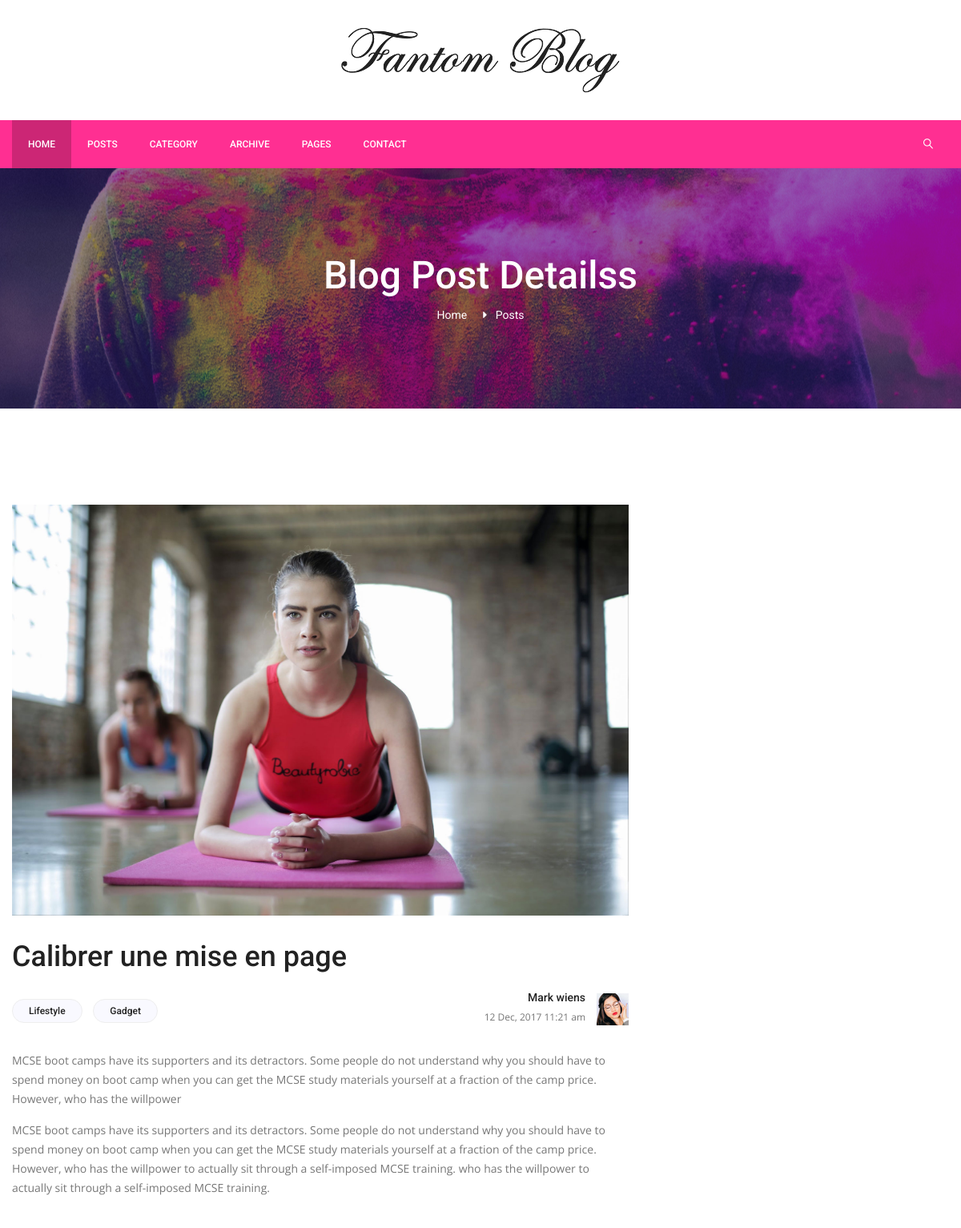
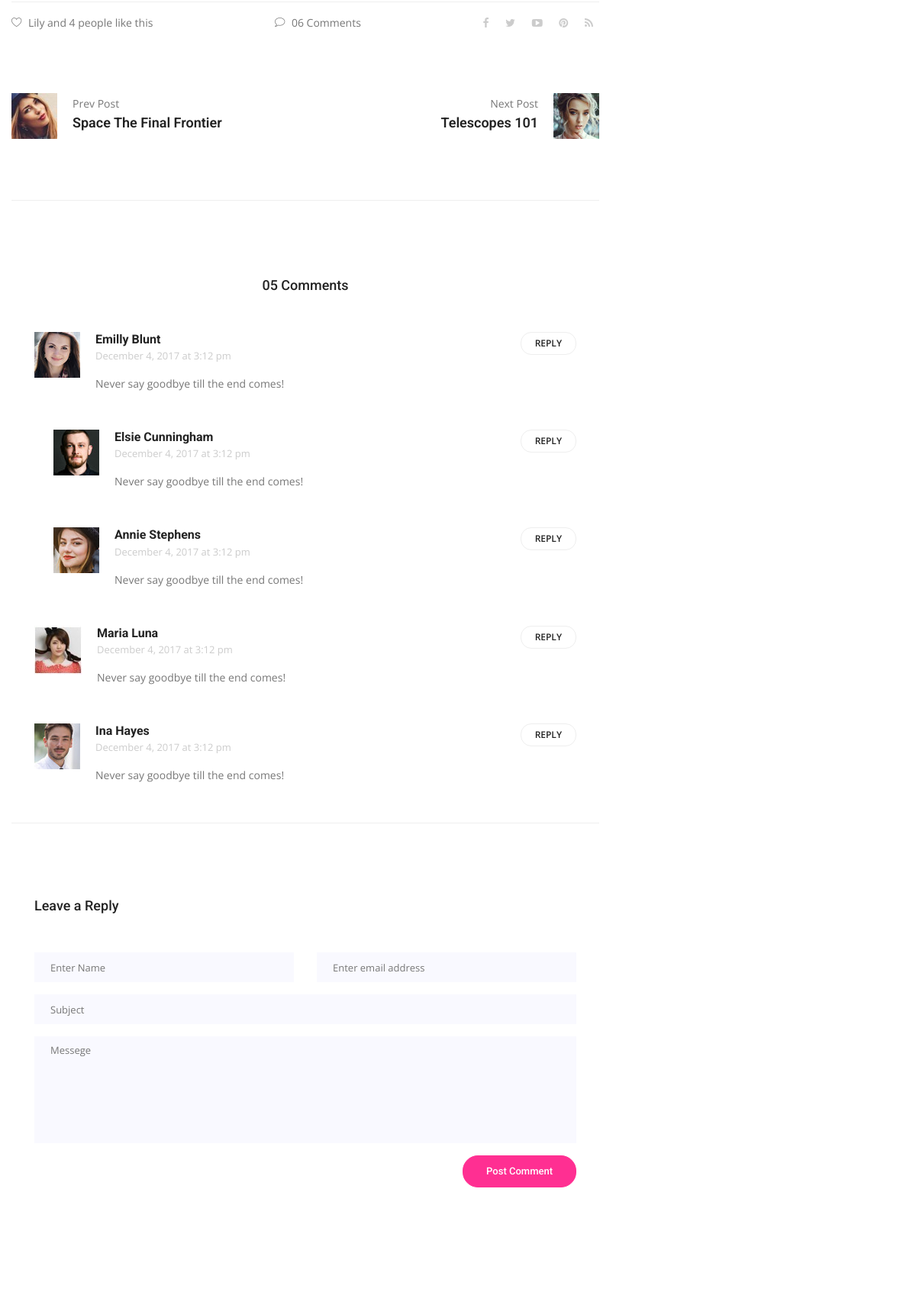
Page /post/calibrer-une-mise-en-page/ (upper part) on the committed database (2 pictures, top to bottom).
### blog/models.py (models this page shows, shortened)
class Post(models.Model):
    title = models.CharField(max_length=150)
    category = models.ForeignKey(Category, on_delete=models.CASCADE, related_name="posts")
    content = models.TextField()
    image = models.ImageField(upload_to="images")
    created = models.DateTimeField(auto_now_add=True)
    author = models.ForeignKey(User, on_delete=models.CASCADE)
    slug = models.SlugField()
    tag = models.ManyToManyField(Tag, related_name="tags", blank=True)

### blog/views.py (the view)
# urls.py: path('post/<slug:slug>/', views.PostDetailView.as_view(), name="post-detail"),
class PostDetailView(DetailView):
    model = Post
    slug_field = "slug"
    template_name = "blog/post_detail.html"
    context_object_name = "post"

### blog/templates/blog/post_detail.html (shortened to what this page needs)
{% extends "layout/base.html" %}
{% load static %}
{% block content %}
        <section class="banner_area">
            <div class="banner_inner d-flex align-items-center">
            	<div class="overlay bg-parallax" data-stellar-ratio="0.9" data-stellar-vertical-offset="0" data-background=""></div>
				<div class="container">
					<div class="banner_content text-center">
						<h2>Blog Post Detailss</h2>
						<div class="page_link">
							<a href="{% url 'home' %}">Home</a>
							<a href="{% url 'post-list' %}">Posts </a>
						</div>
					</div>
				</div>
            </div>
        </section>
        <section class="blog_area p_120 single-post-area">
            <div class="container">
                <div class="row">
                    <div class="col-lg-8">
       					<div class="main_blog_details">
       						<img class="img-fluid" src="{{ post.image.url }}" alt="">
       						<a href="#"><h4>{{ post.title }}</h4></a>
       						<div class="user_details">
       							<div class="float-left">
       								<a href="#">Lifestyle</a>
       								<a href="#">Gadget</a>
       							</div>
       							<div class="float-right">
       								<div class="media">
       									<div class="media-body">
       										<h5>Mark wiens</h5>
       										<p>12 Dec, 2017 11:21 am</p>
       									</div>
       									<div class="d-flex">
       										<img src="{% static 'img/blog/user-img.jpg' %}" alt="">
       									</div>
       								</div>
       							</div>
       						</div>
							<p>{{ post.content|linebreaks }}</p>
      						<div class="news_d_footer">
      							<a href="#"><i class="lnr lnr lnr-heart"></i>Lily and 4 people like this</a>
      							<a class="justify-content-center ml-auto" href="#"><i class="lnr lnr lnr-bubble"></i>06 Comments</a>
      							<div class="news_socail ml-auto">
									<a href="#"><i class="fa fa-facebook"></i></a>
									<a href="#"><i class="fa fa-twitter"></i></a>
									<a href="#"><i class="fa fa-youtube-play"></i></a>
									<a href="#"><i class="fa fa-pinterest"></i></a>
									<a href="#"><i class="fa fa-rss"></i></a>
								</div>
      						</div>
       					</div>
       					<div class="navigation-area">
                            <div class="row">
                                <div class="col-lg-6 col-md-6 col-12 nav-left flex-row d-flex justify-content-start align-items-center">
                                    <div class="thumb">
                                        <a href="#"><img class="img-fluid" src="{% static 'img/blog/prev.jpg' %}" alt=""></a>
                                    </div>
                                    <div class="arrow">
                                        <a href="#"></a>
                                    </div>
                                    <div class="detials">
                                        <p>Prev Post</p>
                                        <a href="#"><h4>Space The Final Frontier</h4></a>
                                    </div>
                                </div>
                                <div class="col-lg-6 col-md-6 col-12 nav-right flex-row d-flex justify-content-end align-items-center">
                                    <div class="detials">
                                        <p>Next Post</p>
                                        <a href="#"><h4>Telescopes 101</h4></a>
                                    </div>
                                    <div class="arrow">
                                        <a href="#"></a>
                                    </div>
                                    <div class="thumb">
                                        <a href="#"><img class="img-fluid" src="{% static 'img/blog/next.jpg' %}" alt=""></a>
                                    </div>
                                </div>
                            </div>
                        </div>
                        <div class="comments-area">
                            <h4>05 Comments</h4>
                            <div class="comment-list">
                                <div class="single-comment justify-content-between d-flex">
                                    <div class="user justify-content-between d-flex">
                                        <div class="thumb">
                                            <img src="img/blog/c1.jpg" alt="">
                                        </div>
                                        <div class="desc">
                                            <h5><a href="#">Emilly Blunt</a></h5>
                                            <p class="date">December 4, 2017 at 3:12 pm </p>
                                            <p class="comment">
                                                Never say goodbye till the end comes!
                                            </p>
                                        </div>
                                    </div>
                                    <div class="reply-btn">
                                           <a href="" class="btn-reply text-uppercase">reply</a>
                                    </div>
                                </div>
                            </div>
                            <div class="comment-list left-padding">
                                <div class="single-comment justify-content-between d-flex">
                                    <div class="user justify-content-between d-flex">
                                        <div class="thumb">
                                            <img src="img/blog/c2.jpg" alt="">
                                        </div>
                                        <div class="desc">
                                            <h5><a href="#">Elsie Cunningham</a></h5>
                                            <p class="date">December 4, 2017 at 3:12 pm </p>
                                            <p class="comment">
                                                Never say goodbye till the end comes!
                                            </p>
                                        </div>
                                    </div>
                                    <div class="reply-btn">
                                           <a href="" class="btn-reply text-uppercase">reply</a>
                                    </div>
                                </div>
                            </div>
                            <div class="comment-list left-padding">
                                <div class="single-comment justify-content-between d-flex">
                                    <div class="user justify-content-between d-flex">
                                        <div class="thumb">
                                            <img src="img/blog/c3.jpg" alt="">
                                        </div>
                                        <div class="desc">
                                            <h5><a href="#">Annie Stephens</a></h5>
                                            <p class="date">December 4, 2017 at 3:12 pm </p>
                                            <p class="comment">
                                                Never say goodbye till the end comes!
                                            </p>
                                        </div>
                                    </div>
                                    <div class="reply-btn">
                                           <a href="" class="btn-reply text-uppercase">reply</a>
                                    </div>
                                </div>
                            </div>
                            <div class="comment-list">
                                <div class="single-comment justify-content-between d-flex">
                                    <div class="user justify-content-between d-flex">
                                        <div class="thumb">
                                            <img src="img/blog/c4.jpg" alt="">
                                        </div>
                                        <div class="desc">
                                            <h5><a href="#">Maria Luna</a></h5>
                                            <p class="date">December 4, 2017 at 3:12 pm </p>
                                            <p class="comment">
                                                Never say goodbye till the end comes!
                                            </p>
                                        </div>
                                    </div>
                                    <div class="reply-btn">
                                           <a href="" class="btn-reply text-uppercase">reply</a>
                                    </div>
                                </div>
                            </div>
                            <div class="comment-list">
                                <div class="single-comment justify-content-between d-flex">
                                    <div class="user justify-content-between d-flex">
                                        <div class="thumb">
                                            <img src="img/blog/c5.jpg" alt="">
                                        </div>
                                        <div class="desc">
                                            <h5><a href="#">Ina Hayes</a></h5>
                                            <p class="date">December 4, 2017 at 3:12 pm </p>
                                            <p class="comment">
                                                Never say goodbye till the end comes!
                                            </p>
                                        </div>
                                    </div>
                                    <div class="reply-btn">
                                           <a href="" class="btn-reply text-uppercase">reply</a>
                                    </div>
                                </div>
                            </div>
                        </div>
                        <div class="comment-form">
                            <h4>Leave a Reply</h4>
                            <form>
                                <div class="form-group form-inline">
                                  <div class="form-group col-lg-6 col-md-6 name">
                                    <input type="text" class="form-control" id="name" placeholder="Enter Name" onfocus="this.placeholder = ''" onblur="this.placeholder = 'Enter Name'">
                                  </div>
                                  <div class="form-group col-lg-6 col-md-6 email">
                                    <input type="email" class="form-control" id="email" placeholder="Enter email address" onfocus="this.placeholder = ''" onblur="this.placeholder = 'Enter email address'">
                                  </div>
                                </div>
                                <div class="form-group">
                                    <input type="text" class="form-control" id="subject" placeholder="Subject" onfocus="this.placeholder = ''" onblur="this.placeholder = 'Subject'">
                                </div>
                                <div class="form-group">
                                    <textarea class="form-control mb-10" rows="5" name="message" placeholder="Messege" onfocus="this.placeholder = ''" onblur="this.placeholder = 'Messege'" required=""></textarea>
                                </div>
                                <a href="#" class="primary-btn submit_btn">Post Comment</a>
                            </form>
                        </div>
        			</div>
                    <div class="col-lg-4">
                    </div>
                </div>
            </div>
        </section>
{% endblock content %}

### rows in the picture
Post: image (picture), title "Calibrer une mise en page", content "MCSE boot camps have its supporters and its detractors. Some people do not understand why you should have to spend money on boot camp when you can get the MCSE study materials yourself at a fraction of the camp price. However, who has the willpower MCSE boot camps have its supporters and its detractors. Some people do not understand why you should have to spend money on boot camp when you can get the MCSE study materials yourself at a fraction of the camp price. However, who has the willpower to actually sit through a self-imposed MCSE training. who has the willpower to actually sit through a self-imposed MCSE training."
